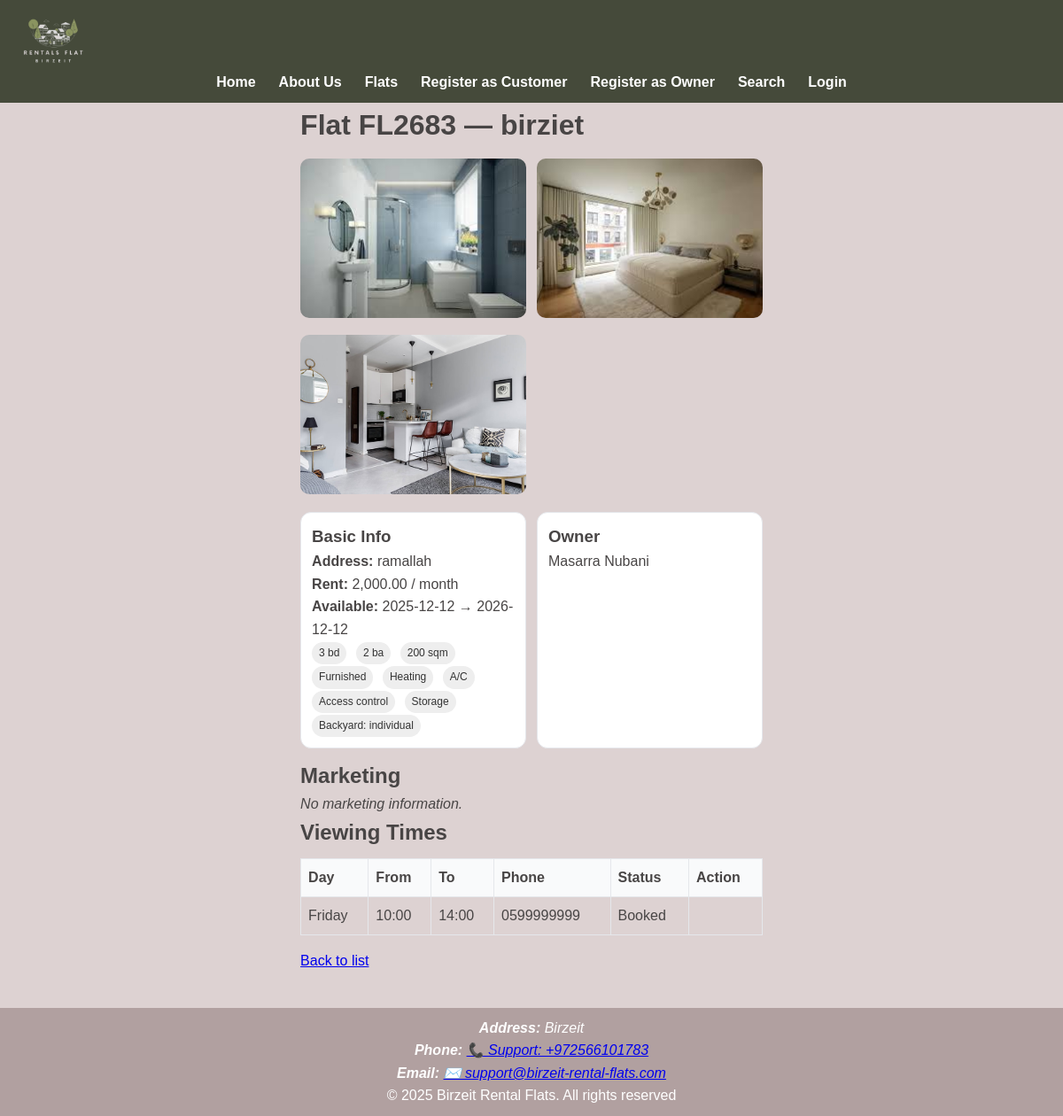
The app's page /pages/flat_detail.php?id=5 with its own data.
### tables this page shows
CREATE TABLE `flats` (
  `id` int(11) NOT NULL,
  `owner_id` int(11) NOT NULL,
  `location` varchar(255) NOT NULL,
  `address` text NOT NULL,
  `rent_cost` decimal(10,2) NOT NULL,
  `available_from` date NOT NULL,
  `available_to` date NOT NULL,
  `bedrooms` int(11) NOT NULL,
  `bathrooms` int(11) NOT NULL,
  `size_sqm` float DEFAULT NULL,
  `has_heating` tinyint(1) DEFAULT NULL,
  `has_air_conditioning` tinyint(1) DEFAULT NULL,
  `has_access_control` tinyint(1) DEFAULT NULL,
  `has_parking` tinyint(1) DEFAULT NULL,
  `backyard_type` enum('individual','shared','none') DEFAULT NULL,
  `has_playground` tinyint(1) DEFAULT NULL,
  `has_storage` tinyint(1) DEFAULT NULL,
  `description` text DEFAULT NULL,
  `is_furnished` tinyint(1) DEFAULT NULL,
  `is_approved` tinyint(1) DEFAULT 0,
  `reference_number` char(6) DEFAULT NULL
);

CREATE TABLE `images` (
  `id` int(11) NOT NULL,
  `flat_id` int(11) NOT NULL,
  `image_path` varchar(255) NOT NULL,
  `caption` varchar(255) DEFAULT NULL
);

CREATE TABLE `owners` (
  `id` int(11) NOT NULL,
  `user_id` int(11) NOT NULL,
  `national_id` varchar(20) NOT NULL,
  `name` varchar(100) NOT NULL,
  `address` varchar(255) NOT NULL,
  `date_of_birth` date NOT NULL,
  `email` varchar(100) NOT NULL,
  `mobile_number` varchar(20) DEFAULT NULL,
  `telephone_number` varchar(20) DEFAULT NULL,
  `bank_name` varchar(100) DEFAULT NULL,
  `bank_branch` varchar(100) DEFAULT NULL,
  `account_number` varchar(50) DEFAULT NULL,
  `owner_id` char(9) DEFAULT NULL
);

CREATE TABLE `viewing_times` (
  `id` int(11) NOT NULL,
  `flat_id` int(11) NOT NULL,
  `day_of_week` enum('Sunday','Monday','Tuesday','Wednesday','Thursday','Friday','Saturday') NOT NULL,
  `time_from` time NOT NULL,
  `time_to` time NOT NULL,
  `contact_phone` varchar(20) NOT NULL,
  `is_booked` tinyint(1) DEFAULT 0
);

### dbconfig.inc.php (called while the page is built, shortened)
<?php
function e(?string $str): string {
    return htmlspecialchars((string)$str, ENT_QUOTES, 'UTF-8');
}

### pages/flat_detail.php (the view, shortened to what this page needs)
<?php
require_once __DIR__ . '/../dbconfig.inc.php';
$pdo = getDatabaseConnection();
$flatId = isset($_GET['id']) ? (int)$_GET['id'] : 0;
$ref    = isset($_GET['ref']) ? trim($_GET['ref']) : '';
$isManager  = (($_SESSION['role'] ?? ($_SESSION['user']['role'] ?? null)) === 'manager');
if ($flatId > 0) {
    $sql = "SELECT f.*, o.name AS owner_name
            FROM flats f
            JOIN owners o ON o.id = f.owner_id
            WHERE f.id = :id " . ($isManager ? "" : "AND f.is_approved = 1");
    $st = $pdo->prepare($sql);
    $st->execute([':id' => $flatId]);
    $flat = $st->fetch();
} else {
    $flat = null;
}
$images = [];
if ($flatId) {
    $st = $pdo->prepare("SELECT image_path, caption FROM images WHERE flat_id = :id ORDER BY id ASC");
    $st->execute([':id' => $flatId]);
    $images = $st->fetchAll();
}
$marketing = [];
if ($flatId) {
    $st = $pdo->prepare("SELECT title, description, url FROM marketing_info WHERE flat_id = :id ORDER BY id ASC");
    $st->execute([':id' => $flatId]);
    $marketing = $st->fetchAll();
}
$viewing = [];
if ($flatId) {
    $st = $pdo->prepare("
        SELECT id, day_of_week, time_from, time_to, contact_phone, is_booked
        FROM viewing_times
        WHERE flat_id = :id
        ORDER BY FIELD(day_of_week,'Sunday','Monday','Tuesday','Wednesday','Thursday','Friday','Saturday'), time_from
    ");
    $st->execute([':id' => $flatId]);
    $viewing = $st->fetchAll();
}
$BASE  = rtrim(BASE_URL, '/') . '/';
?>
<!doctype html>
<html lang="en">
<head>
  <link rel="stylesheet" href="<?= e(BASE_URL) ?>/style.css">
</head>
<body>
<?php include __DIR__ . '/../includes/header.php'; ?>
<main class="container">
  <?php if (!$flat): ?>
    <h1>Flat Not Found</h1>
    <p>The flat you requested does not exist or is not approved yet.</p>
  <?php else: ?>
    <h1>Flat <?= e($flat['reference_number']) ?> — <?= e($flat['location']) ?></h1>
    <?php if ($images): ?>
      <div class="gallery">
        <?php foreach ($images as $img):
          $src = $img['image_path'];
          if (strpos($src, 'http://') !== 0 && strpos($src, 'https://') !== 0) {
              $src = $BASE . ltrim($src, '/');
          }
        ?>
          <figure>
            <img src="<?= e($src) ?>" alt="<?= e($img['caption'] ?? 'Flat image') ?>">
          </figure>
        <?php endforeach; ?>
      </div>
    <?php else: ?>
      <p><em>No images uploaded for this flat.</em></p>
    <?php endif; ?>
    <div class="meta">
      <div class="card">
        <h3>Basic Info</h3>
        <p><strong>Address:</strong> <?= e($flat['address']) ?></p>
        <p><strong>Rent:</strong> <?= number_format((float)$flat['rent_cost'], 2) ?> / month</p>
        <p><strong>Available:</strong> <?= e($flat['available_from']) ?><?php if(!empty($flat['available_to'])): ?> → <?= e($flat['available_to']) ?><?php endif; ?></p>
        <p>
          <span class="badge"><?= (int)$flat['bedrooms'] ?> bd</span>
          <span class="badge"><?= (int)$flat['bathrooms'] ?> ba</span>
          <?php if (!is_null($flat['size_sqm'])): ?><span class="badge"><?= (float)$flat['size_sqm'] ?> sqm</span><?php endif; ?>
        </p>
        <p>
          <?php if ($flat['is_furnished']): ?><span class="badge">Furnished</span><?php endif; ?>
          <?php if ($flat['has_heating']): ?><span class="badge">Heating</span><?php endif; ?>
          <?php if ($flat['has_air_conditioning']): ?><span class="badge">A/C</span><?php endif; ?>
          <?php if ($flat['has_access_control']): ?><span class="badge">Access control</span><?php endif; ?>
          <?php if ($flat['has_storage']): ?><span class="badge">Storage</span><?php endif; ?>
          <?php if (!empty($flat['backyard_type']) && $flat['backyard_type']!=='none'): ?><span class="badge">Backyard: <?= e($flat['backyard_type']) ?></span><?php endif; ?>
        </p>
      </div>
      <div class="card">
        <h3>Owner</h3>
        <p><?= e($flat['owner_name'] ?? 'Owner') ?></p>
      </div>
    </div>
    <section>
      <h2>Marketing</h2>
      <?php if (!$marketing): ?>
        <p><em>No marketing information.</em></p>
      <?php endif; ?>
    </section>
    <section>
      <h2>Viewing Times</h2>
      <?php if (!$viewing): ?>
        <p><em>No viewing times provided.</em></p>
      <?php else: ?>
        <table class="viewing-table">
          <thead><tr><th>Day</th><th>From</th><th>To</th><th>Phone</th><th>Status</th><th>Action</th></tr></thead>
          <tbody>
          <?php foreach ($viewing as $v): ?>
            <tr>
              <td><?= e($v['day_of_week']) ?></td>
              <td><?= e(substr($v['time_from'],0,5)) ?></td>
              <td><?= e(substr($v['time_to'],0,5)) ?></td>
              <td><?= e($v['contact_phone']) ?></td>
              <td><?= $v['is_booked'] ? 'Booked' : 'Available' ?></td>
              <td>
              </td>
            </tr>
          <?php endforeach; ?>
          </tbody>
        </table>
      <?php endif; ?>
    </section>
    <p style="margin-top:16px; display:flex; gap:10px; flex-wrap:wrap;">
      <a class="btn" href="<?= e(BASE_URL) ?>/pages/flats.php">Back to list</a>
    </p>
  <?php endif; ?>
</main>
<?php include __DIR__ . '/../includes/footer.php'; ?>
</body>
</html>

### includes/header.php (shortened to what this page needs)
<?php
require_once __DIR__ . '/../dbconfig.inc.php';
$prefix = rtrim(BASE_URL, '/') . '/';
$userLoggedIn = !empty($_SESSION['user']);
$role = $_SESSION['role'] ?? ($_SESSION['user']['role'] ?? null);
$notifCount = 0;
?>
<!doctype html>
<html lang="en">
<head>
  <link rel="stylesheet" href="<?= htmlspecialchars($prefix) ?>style.css">
</head>
<body>
<header class="custom-header" id="main-header">
  <img src="<?= htmlspecialchars($prefix) ?>assets/Logo2.png"
       alt="Birzeit Rentals Flat Logo" class="logo-image" id="logo">
  <nav class="top-nav" aria-label="Main Navigation">
    <?php if ($userLoggedIn): ?>
      <a href="<?= htmlspecialchars($prefix) ?>pages/home.php">Home</a>
      <a href="<?= htmlspecialchars($prefix) ?>pages/about_us.php">About Us</a>
      <a href="<?= htmlspecialchars($prefix) ?>pages/flats.php">Flats</a>
      <a href="<?= htmlspecialchars($prefix) ?>pages/search.php">Search</a>
      <a href="<?= htmlspecialchars($prefix) ?>pages/profile.php">My Profile</a>
      <?php if ($role === 'customer'): ?>
        <a href="<?= htmlspecialchars($prefix) ?>pages/my_rentals.php">My Rentals</a>
      <?php elseif ($role === 'owner'): ?>
        <a href="<?= htmlspecialchars($prefix) ?>owner/view_my_flats.php">My Flats</a>
        <a href="<?= htmlspecialchars($prefix) ?>owner/add_flat.php">Add Flat</a>
      <?php elseif ($role === 'manager'): ?>
        <a href="<?= htmlspecialchars($prefix) ?>manager/approve_flats.php">Approve Flats</a>
      <?php endif; ?>
      <a href="<?= htmlspecialchars($prefix) ?>pages/notifications.php" class="notif-link">
        Notifications
        <span id="notif-badge" class="notif-badge" style="display:<?= $notifCount ? 'inline-flex':'none' ?>">
          <?= (int)$notifCount ?>
        </span>
      </a>
      <a href="<?= htmlspecialchars($prefix) ?>auth/logout.php">Logout</a>
    <?php else: ?>
      <a href="<?= htmlspecialchars($prefix) ?>index.php">Home</a>
      <a href="<?= htmlspecialchars($prefix) ?>pages/about_us.php">About Us</a>
      <a href="<?= htmlspecialchars($prefix) ?>pages/flats.php">Flats</a>
      <a href="<?= htmlspecialchars($prefix) ?>auth/register_customer_step1.php">Register as Customer</a>
      <a href="<?= htmlspecialchars($prefix) ?>auth/register_owner_step1.php">Register as Owner</a>
      <a href="<?= htmlspecialchars($prefix) ?>pages/search.php">Search</a>
      <a href="<?= htmlspecialchars($prefix) ?>auth/login.php">Login</a>
    <?php endif; ?>
  </nav>
</header>
<main class="container">

### includes/footer.php
</main>
<footer class="site-footer">
    <address>
        <strong>Address:</strong> Birzeit<br>
        <strong>Phone:</strong>
        <a href="tel:+972566101783">📞 Support: +972566101783</a><br>
        <strong>Email:</strong>
        <a href="mailto:masarranubani14@gmail.com">✉️ support@birzeit-rental-flats.com</a>
    </address>
    <p>&copy; 2025 Birzeit Rental Flats. All rights reserved</p>
</footer>

### style.css (style rules this page uses)
:root { --dark-brown: #b1a0a0; --deep-olive: #454a3a; --soft-pink: #ddd2d2; --light-beige: #c4bdbd; --text-gray: #484545; --white: #fff; --primary-color: #b1a0a0; --primary-hover: #454a3a; --accent-color: #c4bdbd; --text-color: #484545; --header-bg: #454a3a; --footer-bg: #b1a0a0; --border-radius: 12px; --box-shadow: 0 2px 12px #8881; --main-bg-color: #ddd2d2; --font-main: 'Arial', sans-serif; --font-size: 16px; --transition-speed: 0.3s; }
* { box-sizing: border-box; margin: 0; padding: 0; }
body { font-family: var(--font-main); font-size: var(--font-size); background-color: var(--main-bg-color); color: var(--text-color); line-height: 1.6; }
.container { max-width: 1200px; margin: auto; padding: 0px; }
header { background-color: var(--header-bg); color: white; padding: 2px 15px; }
.logo-image { height: 90px; display: block; }
.top-nav { display: flex; justify-content: center; align-items: center; gap: 10px; margin-top: -20px; max-width: 800px; margin-left: auto; margin-right: auto; flex-wrap: wrap; }
.top-nav a { color: white; text-decoration: none; font-weight: bold; padding: 8px; transition: color var(--transition-speed); }
footer { background-color: var(--footer-bg); color: white; text-align: center; padding: 10px; margin-top: 40px; }
main { flex: 3; }
html, body { height: 100%; min-height: 100%; }
body { min-height: 100vh; display: flex; flex-direction: column; }
main.container { flex: 1 0 auto; }
footer { flex-shrink: 0; }

### pages/flat_detail.php (style rules this page uses)
.gallery { display:grid;grid-template-columns:repeat(auto-fill,minmax(220px,1fr));gap:12px;margin:12px 0 }
.gallery img { width:100%;height:180px;object-fit:cover;border-radius:10px }
.meta { display:grid;grid-template-columns:repeat(auto-fit,minmax(240px,1fr));gap:12px;margin:12px 0 }
.meta .card { padding:12px;border:1px solid #e5e7eb;border-radius:12px;background:#fff }
.badge { display:inline-block;background:#eee;color:#333;padding:3px 8px;border-radius:999px;font-size:12px;margin-right:6px }
.viewing-table { width:100%;border-collapse:collapse;margin-top:10px }
.viewing-table th,.viewing-table td { border:1px solid #e5e7eb;padding:8px;text-align:left }
.viewing-table th { background:#f9fafb }

### records on screen
flats: reference_number "FL2683", location "birziet", address "ramallah", rent_cost "2,000.00", available_from "2025-12-12", available_to "2026-12-12", bedrooms "3", bathrooms "2", size_sqm "200", backyard_type "individual", owner.name "Masarra Nubani"
images: image_path (picture)
images: image_path (picture)
images: image_path (picture)
viewing_times: day_of_week "Friday", time_from "10:00", time_to "14:00", contact_phone "0599999999", is_booked "Booked"
